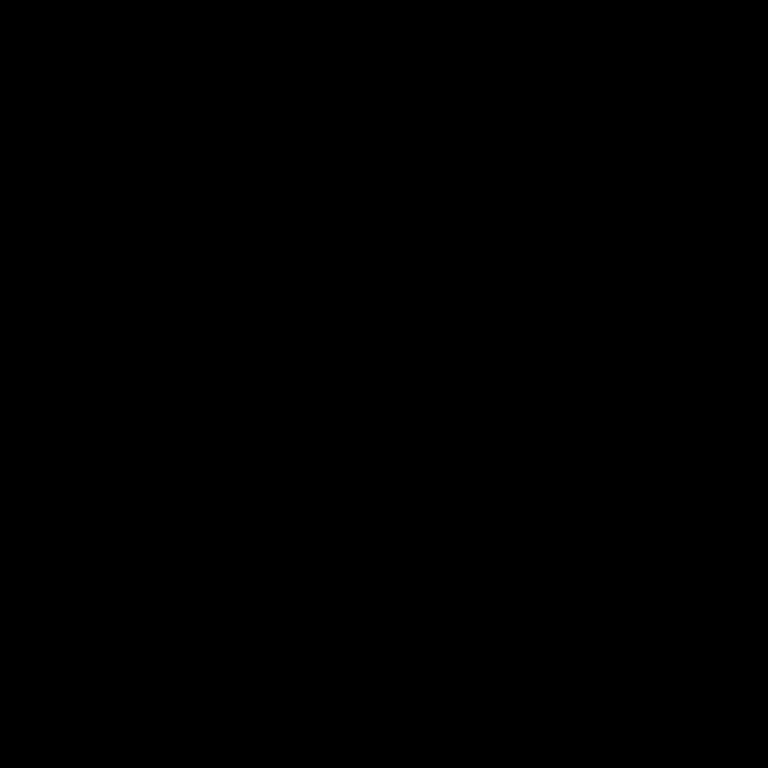
Frame 1 (no input)
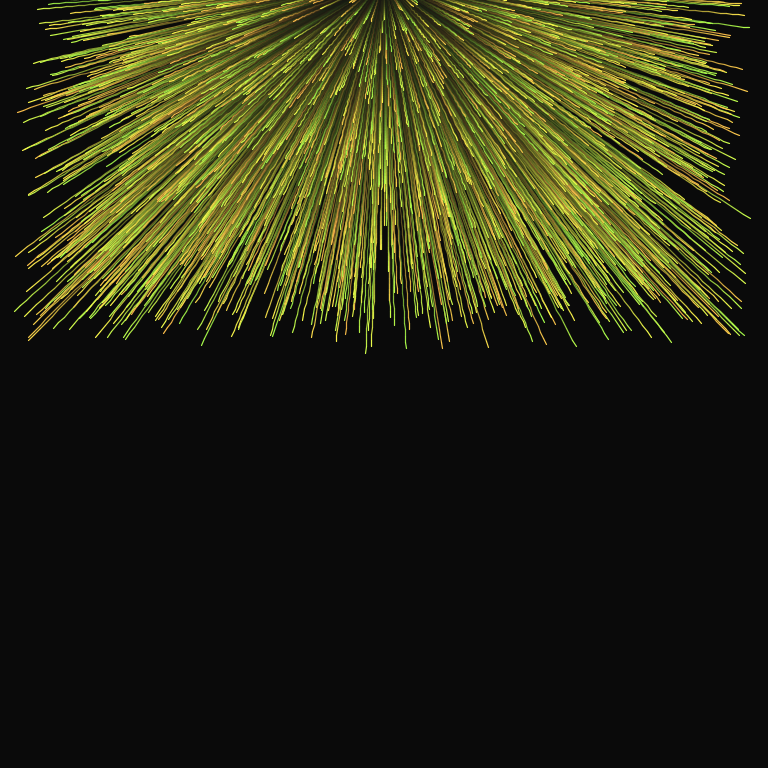
Frame 60 (the mouse pressed at the canvas centre just before this capture)
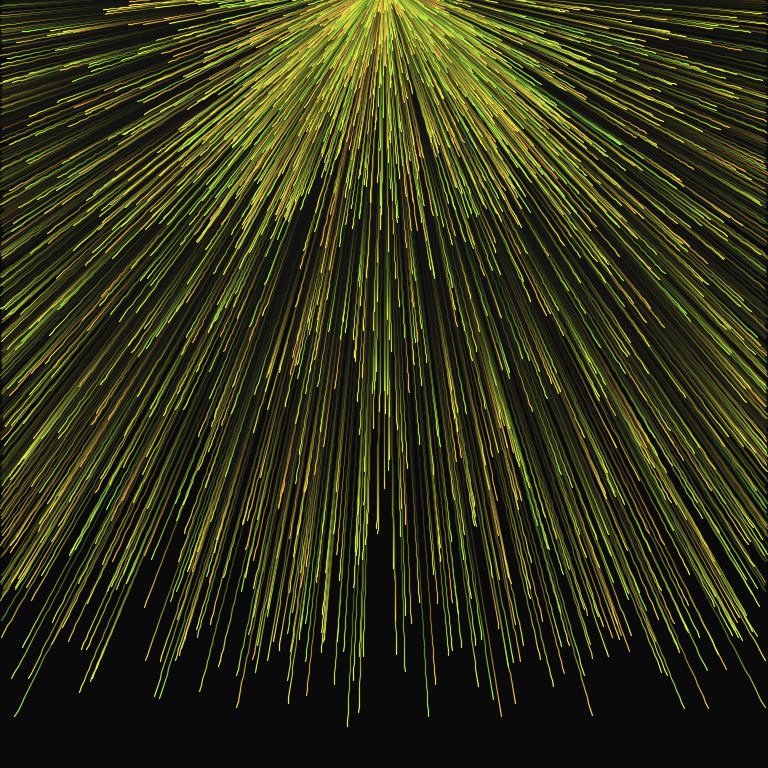
Frame 120 (the mouse held since frame 60 and released just before this capture)

The Processing sketch that drew these frames (run headless with seeded random() and noise(); from frame 60 on, the mouse is pressed at the canvas centre):

// Processing sketch: glory
// ── glory.pde
float dimension, count, thickness, timeFactor, blackCount;
boolean blackUp;
ArrayList<Particle> particles = new ArrayList<Particle>();

void setup() {
  size(768, 768);
  colorMode(HSB, 1);
  smooth(8);
  background(0);

  dimension = 768;
  count = 2000;
  thickness = 1.2;
  timeFactor = 2;
    
  blackCount = 0;
  blackUp = true;
  
  for(int i = 0; i < count; i++) {
    particles.add(new Particle());
  }
}

void draw() {
  updateParticles();
  noStroke();
  colorMode(RGB, 255);
  fill(blackCount, blackCount, blackCount, 15);
  if(blackUp) {
    blackCount++;
    if(blackCount >= 30) {
      blackUp = !blackUp;
    }
  } else {
    blackCount--;
    if(blackCount <= 0) {
      blackUp = !blackUp;
    }
  }
  rect(0, 0, width, height);
  strokeWeight(thickness);
  for(int i = 0; i < particles.size(); i++) {
    Particle p = particles.get(i);
    stroke(p.c);
    line(p.pos_x, p.pos_y, p.pos_x- timeFactor * p.vel_x, p.pos_y - timeFactor * p.vel_y);
  }
}

void updateParticles() {
  for(int i = 0; i < particles.size(); i++) {
    Particle p = particles.get(i);
    p.pos_x = p.pos_x + p.vel_x * timeFactor;
    p.pos_y = p.pos_y + p.vel_y * timeFactor;
    if (p.pos_x > width || p.pos_x < 0 || p.pos_y > height || p.pos_y < -20) {
      p.pos_x = width / 2;
      p.pos_y = -20;
      p.vel_x = p.topSpeed * random(-PI, PI);
      p.vel_y = p.topSpeed * random(-PI, PI);
    }
  }
}

// ── particle.pde
class Particle {
  float pos_x, pos_y, shade, topSpeed, vel_x, vel_y;
  color c;
  
  Particle() {
    pos_x = width / 2;
    pos_y = -20;
    shade = random(0.1, 0.25);
    topSpeed = random(0.9, 1);
    c = color(shade, 0.7, topSpeed);
    vel_x = topSpeed * random(-PI, PI);
    vel_y = topSpeed * random(-PI, PI);
  }
}
